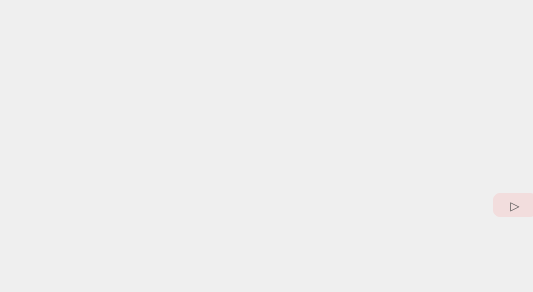
<?xml version="1.0" encoding="UTF-8"?>
<ui version="4.0">
 <class>PopupWindow</class>
 <widget class="QDialog" name="PopupWindow">
  <property name="geometry">
   <rect>
    <x>0</x>
    <y>0</y>
    <width>533</width>
    <height>292</height>
   </rect>
  </property>
  <property name="windowTitle">
   <string>Credits</string>
  </property>
  <property name="windowOpacity">
   <double>-3.000000000000000</double>
  </property>
  <property name="styleSheet">
   <string notr="true"/>
  </property>
  <layout class="QGridLayout" name="gridLayout">
   <property name="leftMargin">
    <number>0</number>
   </property>
   <property name="topMargin">
    <number>0</number>
   </property>
   <property name="rightMargin">
    <number>0</number>
   </property>
   <property name="bottomMargin">
    <number>0</number>
   </property>
   <property name="spacing">
    <number>0</number>
   </property>
   <item row="0" column="0">
    <widget class="QFrame" name="frame">
     <property name="styleSheet">
      <string notr="true">/*background-color: rgb(46,46,48, 35);*/
#frame{ 
background-color: transparent;
border-image: url(:credits.png);
color: rgb(46,46,48);
}
#frame:hover{ 
background-color: transparent;
border-image: url(:credits.png);
color: rgb(46,46,48);
margin: -1px;
}</string>
     </property>
     <property name="frameShape">
      <enum>QFrame::StyledPanel</enum>
     </property>
     <property name="frameShadow">
      <enum>QFrame::Plain</enum>
     </property>
     <property name="lineWidth">
      <number>0</number>
     </property>
     <widget class="QPushButton" name="okButton">
      <property name="geometry">
       <rect>
        <x>490</x>
        <y>190</y>
        <width>50</width>
        <height>30</height>
       </rect>
      </property>
      <property name="minimumSize">
       <size>
        <width>50</width>
        <height>30</height>
       </size>
      </property>
      <property name="maximumSize">
       <size>
        <width>50</width>
        <height>30</height>
       </size>
      </property>
      <property name="layoutDirection">
       <enum>Qt::RightToLeft</enum>
      </property>
      <property name="styleSheet">
       <string notr="true">#okButton {
	border: 3px solid rgb(239, 239, 239);
	background-color: rgb(255, 147, 147, 50);
	border-radius: 10px;
	color: rgb(76, 76, 76);
}

#okButton:hover
{
	background-color: rgb(179, 179, 179, 50);
	border: 3px solid rgb(252, 252, 252);
	border-radius: 10px;
}

#okButton:pressed
{
	background-color: rgb(179, 179, 179, 50);
	border: 3px solid rgb(252, 252, 252);
	border-radius: 10px;
}

#okButton:released {
	border: 3px solid rgb(239, 239, 239);
	background-color: rgb(255, 147, 147, 50);
	border-radius: 10px;
	color: rgb(76, 76, 76);
}</string>
      </property>
      <property name="text">
       <string>▷</string>
      </property>
     </widget>
    </widget>
   </item>
  </layout>
 </widget>
 <resources/>
 <connections/>
</ui>
